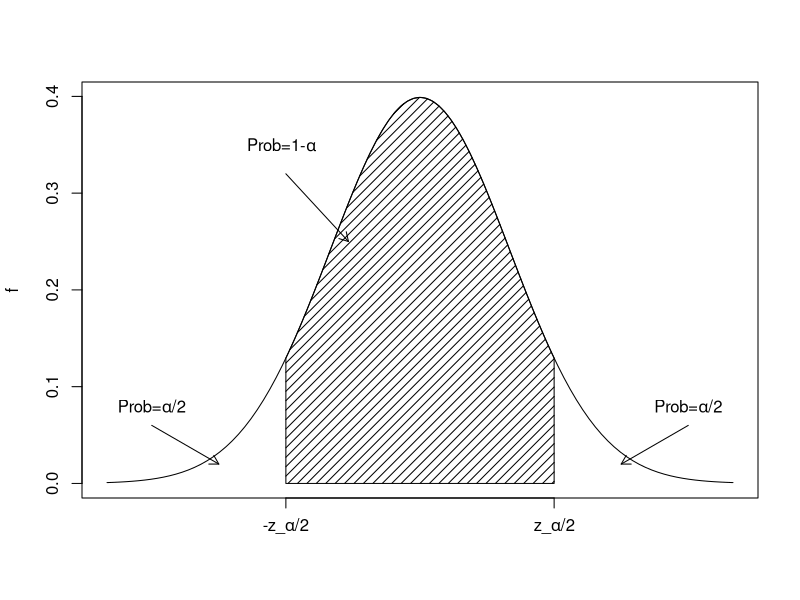

Here is the R script that generated this plot:
## ---- chunk 1
library(knitr)
knitr::opts_chunk$set(echo = TRUE)
knitr::opts_chunk$set(fig.align='center')
knitr::opts_chunk$set(out.width = "75%")
## ---- chunk 2
curve(dnorm(x),from=-3.5,to=3.5,xaxt="n",xlab="",ylab="f")
polygon(c(-1.5,seq(-1.5,1.5,0.01),1.5),c(0,dnorm(seq(-1.5,1.5,0.01)),0),density=15)
text(-1.55,0.35,expression(paste("Prob=1-",alpha,sep="")))
arrows(-1.5,0.32,-0.8,0.25,length=0.1)
axis(1,at=c(-1.5,1.5),labels=c(expression(paste("-z_",alpha,"/2",sep="")),expression(paste("z_",alpha,"/2",sep=""))))
text(-3,0.08,expression(paste("Prob=",alpha,"/2",sep="")))
arrows(-3,0.06,-2.25,0.02,length=0.1)
text(3,0.08,expression(paste("Prob=",alpha,"/2",sep="")))
arrows(3,0.06,2.25,0.02,length=0.1)
## ---- chunk 3
qnorm(0.975)
## ---- chunk 4
xbar<-68.7
s<-5.3
n<-50
tval<-qt(0.975,49)
xbar+c(-1,1)*tval*s/sqrt(n)
## ---- chunk 5
#Create a grid of possible values of pi
pis<-seq(0.2,0.8,0.001)

#Upper limit
##For each pi in the grid, find P(Y<=28)
probU<-pbinom(28,50,pis)

##Identify which of the pis yielded a prob less than or equal to 0.025
indexUall<-which(probU<=0.025)

##Which of those is closest to 0.025?
indexU<-min(indexUall)

##Which pi is that?
piU<-pis[indexU]

#Lower limit
##For each pi in the grid, find P(Y>=28)
probL<-pbinom(28,50,pis,lower.tail=F)

##Identify which of the pis yielded a prob less than or equal to 0.025
indexLall<-which(probL<=0.025)

##Which of those is closest to 0.025?
indexL<-max(indexLall)

##Which pi is that?
piL<-pis[indexL]

#Your interval
c(piL,piU)

# The above, but combined:
pis[min(which(pbinom(28,50,pis)<=0.025))]
pis[max(which(pbinom(28,50,pis,lower.tail=F)<=0.025))]

